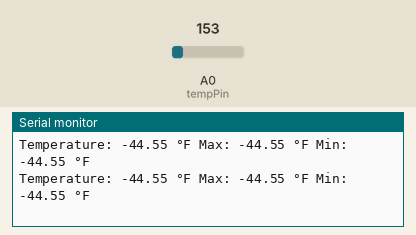
This sketch was run on a simulated Arduino Uno, built with avr-gcc and run on an emulated ATmega328P. On the bench: the last lines printed to the serial monitor. Inputs (shaded band) come from the test bench; at power-on: A0 (tempPin) = 153.

Above: at 1.8 s.
1.9 s: A0 (tempPin) set to 165
At 2.8 s:
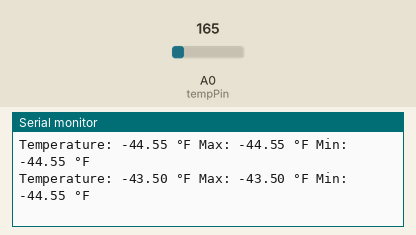
3.4 s: A0 (tempPin) set to 175
At 4.8 s:
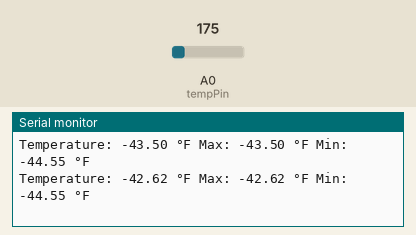
Timing chart, 0 to 6.4 s (numbered marks = the images above; inputs shaded):
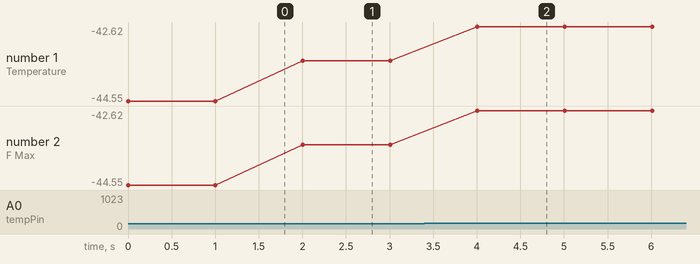

The sketch:

practicle_10.ino
```cpp
const int tempPin = A0;
float tfmax = -100;
float tfmin = 100;
void setup() {
  // put your setup code here, to run once:
Serial.begin(9600);
}

void loop() {
  // put your main code here, to run repeatedly:
int val = analogRead(tempPin);
float mv = (val / 1024.0) * 500;
float cel = (mv - 500) / 10;
float farh = (cel * 9.0 / 5.0) + 32;


if (farh > tfmax) {
tfmax = farh;
}
if (farh < tfmin) {
tfmin = farh;
}


Serial.print("Temperature: ");
Serial.print(farh);
Serial.print(" °F");
Serial.print(" Max: ");
Serial.print(tfmax);
Serial.print(" °F");

Serial.print(" Min: ");
Serial.print(tfmin);
Serial.println(" °F");

delay(1000);
}
```

Measured:
- after the input at 1.9 s, the serial monitor: prints a new line after 0.10 s (image 1)
- after the input at 3.4 s, the serial monitor: prints a new line after 0.61 s (image 2)
- plotted number 1: -44.55 → -43.5 after the input at 1.9 s, -43.5 → -42.62 after the input at 3.4 s
- plotted number 2: -44.55 → -43.5 after the input at 1.9 s, -43.5 → -42.62 after the input at 3.4 s
